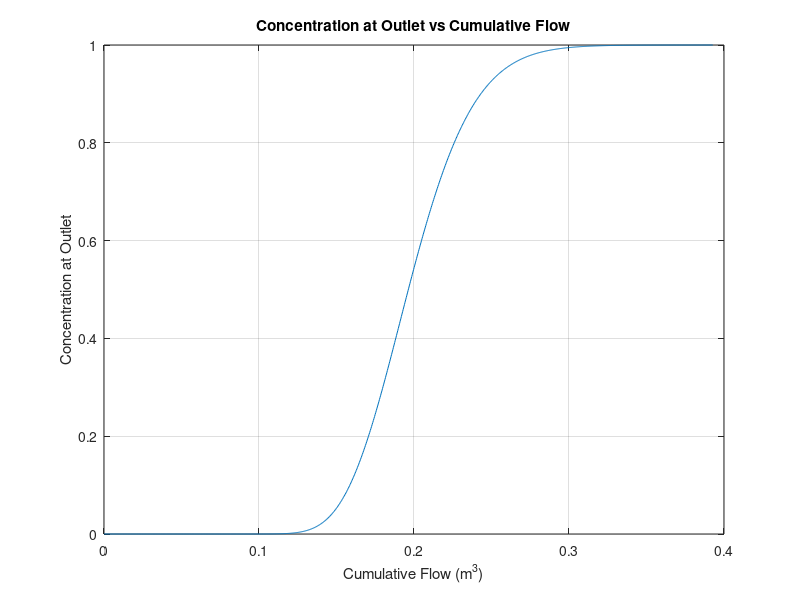

This figure's MATLAB source: (Note: this script raises an error after producing the figure.)
% Given parameters
L = 4; % Length of the porous system in meters
R = 0.25 / 2; % Radius of the capillary in meters
Q = 1e-6; % Flow rate in m^3/s
D = 1e-6; % Diffusion coefficient in m^2/s
porosity = 0.2; % Porosity of the porous medium

% Calculate average velocity u = Q / (pi * R^2)
u = Q / (pi * R^2);

% Calculate dispersion coefficient (D_ct)
D_ct = D + (R^2 * u^2) / (48 * D);

% Define function for concentration at outlet
concentration_outlet = @(t, L, u, D_ct) 0.5 * (1 - erf((L - u * t) / sqrt(4 * D_ct * t)));

% Define cumulative flow array
pore_volume = L * pi * R^2; % Pore volume in m^3
residence_time = pore_volume / 3600 / Q; % Residence time in seconds

% Time range in hours
time_array = linspace(0.01, 2 * residence_time, 1000);

% Convert time to cumulative flow in m^3
cumulative_flow_array = Q * time_array * 3600;

% Calculate concentration at outlet for each cumulative flow
concentration_array = arrayfun(@(t) concentration_outlet(t, L, u, D_ct), time_array * 3600);


% Plot concentration at outlet as a function of cumulative flow
figure;
plot(cumulative_flow_array, concentration_array);
xlabel('Cumulative Flow (m^3)');
ylabel('Concentration at Outlet');
title('Concentration at Outlet vs Cumulative Flow');
grid on;

% Add vertical line at pore volume
hold on;
ax = gca;
ax.XLim = [0 max(cumulative_flow_array)];
ax.YLim = [0 1];
ax.ColorOrderIndex = 1; % Reset color order to the beginning
plot([pore_volume, pore_volume], [0, 1], '--', 'Color', 'r', 'DisplayName', 'Pore Volume');
legend('show');
hold off;
